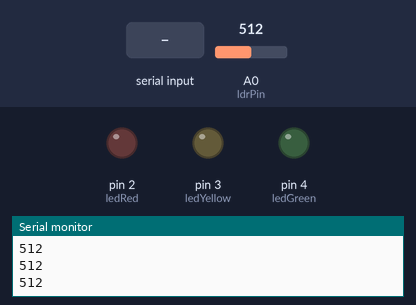
This sketch was run on a simulated Arduino Uno, built with avr-gcc and run on an emulated ATmega328P. Parts: output pins drawn as LEDs (lit = HIGH), the last lines printed to the serial monitor. The test bench sets the inputs (shaded band); at power-on: A0 (ldrPin) = 512.

Above: at 1.2 s.
1.3 s: "Baja\n" received over Serial
At 2.4 s:
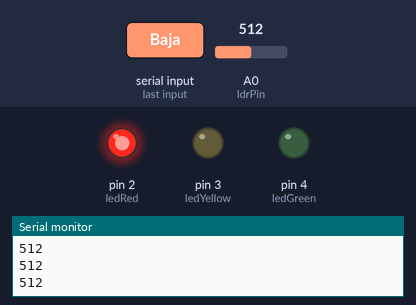
3.0 s: "Media\n" received over Serial
At 3.8 s:
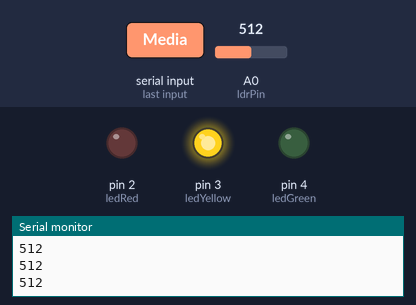
4.5 s: "Alta\n" received over Serial
At 4.9 s:
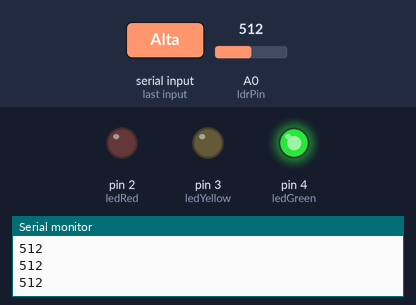
6.0 s: "1\n" received over Serial
At 7.3 s:
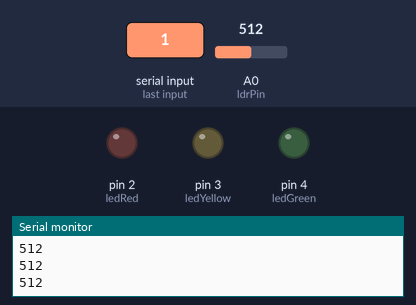
Timing chart, 0 to 8.5 s (numbered marks = the images above; inputs shaded):
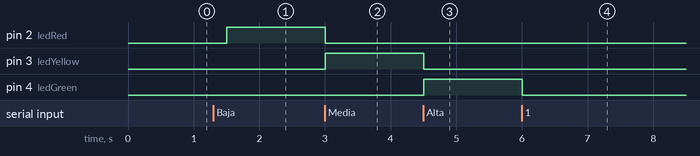

The sketch:

arduino_IA.ino
```cpp
//primer proyecto de IA con arduino y python
// ***Arduino mide la luz ambiental usando un LDR
// ***Python recibe los datos via Serial y predice la intesindad de luz o clasifica si es
//   "Baja", "Media" o "Alta" usando un modelo de IA, Random Forest

const int ldrPin = A0;
const int ledRed = 2;
const int ledYellow = 3;
const int ledGreen = 4;

void setup() {
  // put your setup code here, to run once:
  Serial.begin(9600);
  pinMode(ledRed, OUTPUT);
  pinMode(ledYellow, OUTPUT);
  pinMode(ledGreen, OUTPUT);
}

void loop() {
  // put your main code here, to run repeatedly:
  if (Serial.available()>0 ){
    String nivel = Serial.readStringUntil('\n');
    nivel.trim();

    digitalWrite(ledRed,LOW);
    digitalWrite(ledYellow,LOW);
    digitalWrite(ledGreen,LOW);

    if(nivel == "Baja") digitalWrite(ledRed,HIGH);
    else if(nivel == "Media") digitalWrite(ledYellow,HIGH);
    else if(nivel == "Alta") digitalWrite(ledGreen,HIGH);
  }

  int ldrValor = analogRead(ldrPin);
  Serial.println(ldrValor);
  delay(500);
}
```

Measured:
- after the input at 1.3 s, pin 2 (ledRed): LOW → HIGH after 0.20 s
- after the input at 3.0 s, pin 2 (ledRed): HIGH → LOW at once; pin 3 (ledYellow): LOW → HIGH at once
- after the input at 4.5 s, pin 3 (ledYellow): HIGH → LOW at once; pin 4 (ledGreen): LOW → HIGH at once
- after the input at 6.0 s, pin 4 (ledGreen): HIGH → LOW at once
